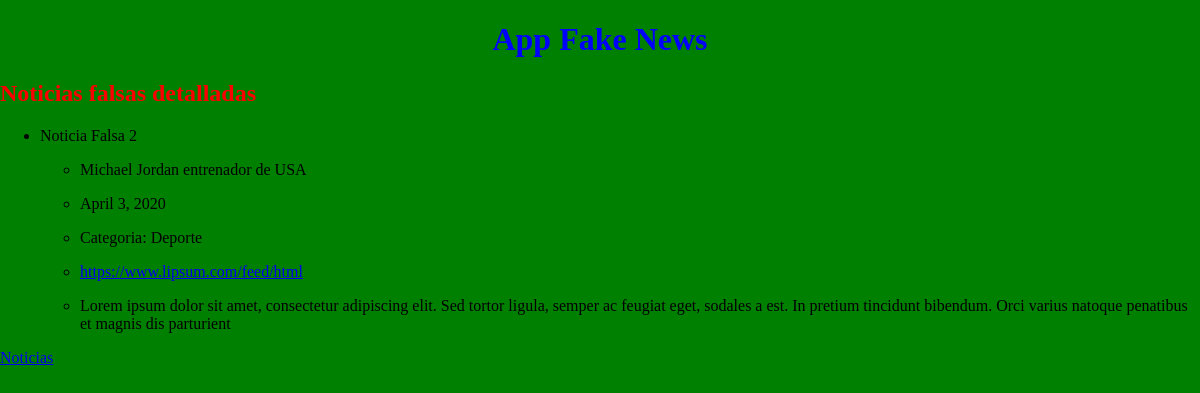
Screenshot of /appFakenews/noticia/2 with the database file from the repository.
### appFakenews/models.py (models this page shows, shortened)
class Noticia(models.Model):
    categoria = models.ForeignKey(Categoria, on_delete=models.CASCADE)
    titular = models.CharField(max_length=100)
    desc = models.CharField(max_length=500)
    medio = models.CharField(max_length=50)
    enlace = models.CharField(max_length=200)
    f_publi = models.DateField()

class Categoria(models.Model):
    nombre = models.CharField(max_length=50)
    def __str__(self):
        return f"Categoria: {self.nombre}"

### appFakenews/views.py (the view)
# urls.py: path('noticia/<int:pk>', views.NoticiaDetailView.as_view(), name='noticia_det'),
class NoticiaDetailView(DetailView):
    model = Noticia
    template_name = 'noticia.html'
    def get_context_data(self, **kwargs):
        context = super(NoticiaDetailView, self).get_context_data(**kwargs)
        context['titulo_pagina'] = 'Noticias falsas detalladas'
        return context

### appFakenews/templates/noticia.html
{% extends "base.html" %}
{% block contenido %}
<ul>
    <li>
        Noticia Falsa {{ noticia.id }}
        <ul>
            <li>
                <p>{{ noticia.titular }}</p>
            </li>
            <li>
                <P>{{ noticia.f_publi }}</p>
            </li>
            <li>
                <p>{{ noticia.categoria }}</p>
            </li>
            <li>
                <p><a href="{{ noticia.enlace }}">{{ noticia.enlace }}</a></p>
            </li>
            <li>
                <p>{{ noticia.desc }}</p>
            </li>
        </ul>
    </li>
</ul>
<a href="{% url 'noticias' %}">Noticias</a>
{% endblock %}

### appFakenews/static/css/style.css (style rules this page uses)
body { background-color: green; margin: 0 auto; width: 1200px; }
p { font-size: 16px; }

### rows the page displays
Noticia: id "2", titular "Michael Jordan entrenador de USA", f_publi "April 3, 2020", categoria "Categoria: Deporte", enlace "https://www.lipsum.com/feed/html", desc "Lorem ipsum dolor sit amet, consectetur adipiscing elit. Sed tortor ligula, semper ac feugiat eget, sodales a est. In pretium tincidunt bibendum. Orci varius natoque penatibus et magnis dis parturient"
